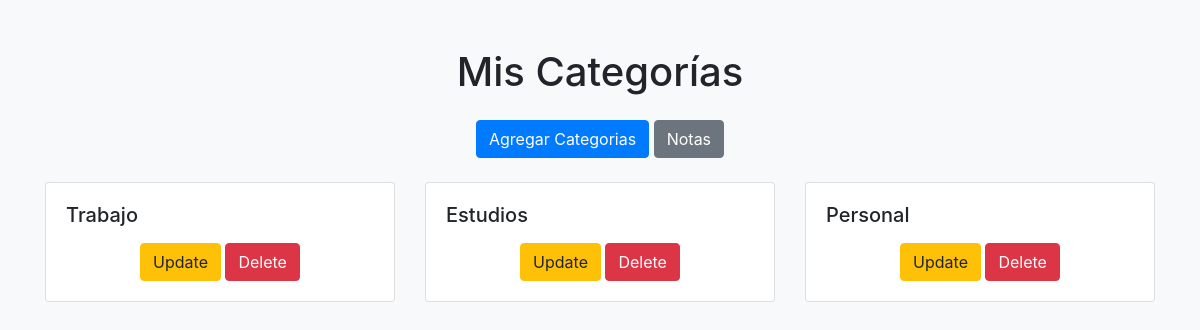
Screenshot of /vistas/categorias.php with the database file from the repository.
### tables this page shows
CREATE TABLE `categorias` (
  `id` int(11) NOT NULL,
  `nombre_categoria` varchar(80) DEFAULT NULL
);

### conexion/conexion.php (called while the page is built, shortened)
<?php
class conexion{
    public function pdo(){
        try{
            $connPDO = new PDO('mysql:host='.server.';dbname='.database,user,password);
        }catch(PDOException $e){
            echo "Se produjo un error: ".$e->getMessage();
            die();
        }finally{
            return $connPDO;
        }
    }
    public function MostrarSQL($sql){
        $rs = $this->pdo()->query($sql);
        return $rs;
    }
}

### vistas/categorias.php (the view, shortened to what this page needs)
<?php
include("../conexion/conexion.php");
$conn = new conexion();
$sql = "SELECT nombre_categoria FROM dbnotas.categorias;";
$res = $conn->MostrarSQL($sql);
?>
<!DOCTYPE html>
<html lang="en">
<head>
    <link rel="stylesheet" href="https://maxcdn.bootstrapcdn.com/bootstrap/4.5.2/css/bootstrap.min.css">
</head>
<body class="bg-light">
    <div class="container mt-5">
        <div class="text-center">
            <h1 class="text-center">Mis Categorías</h1>
            <a href="agregar_categorias.php" <button class="btn btn-primary mt-3">Agregar Categorias</button></a>
            <a href="notas.php" <button class="btn btn-secondary mt-3">Notas</button></a>
        </div>
        <div class="row mt-4">
            <?php foreach ($res as $categoria) : ?>
                <div class="col-lg-4 col-md-6 col-sm-12 mb-4">
                    <div class="card bg-white">
                        <div class="card-body">
                            <h5 class="card-title"><?php echo $categoria['nombre_categoria']; ?></h5>
                            <div class="text-center mt-3">
                                <button class="btn btn-warning">Update</button>
                                <button class="btn btn-danger">Delete</button>
                            </div>
                        </div>
                    </div>
                </div>
            <?php endforeach; ?>
        </div>
    </div>
</body>
</html>

### rows the page displays
categorias: nombre_categoria "Trabajo"
categorias: nombre_categoria "Estudios"
categorias: nombre_categoria "Personal"
